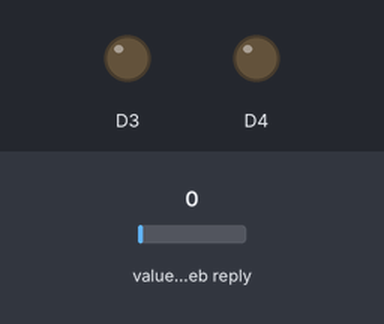
The sketch below on a simulated ESP8266 (NodeMCU). Parts: output pins drawn as LEDs (lit = HIGH). The test bench sets the inputs (shaded band); at power-on: value in the web reply 0. WiFi joins after 1.5 s; servers stay silent unless stated; web services answer with replies made up by the test bench; what the sketch prints to the serial monitor is not drawn.

Above: at 1.9 s.
Timing chart, 0 to 3.6 s (numbered marks = the images above):
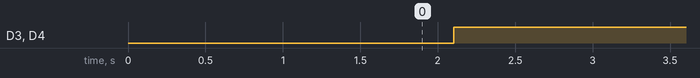

Measured:
- by itself, D3, D4: LOW → HIGH at 2.1 s

The sketch:

NodeMCUThingspeak.ino
```cpp
#include <ESP8266WiFi.h>

#include <ThingSpeak.h>

int  i;
WiFiClient client;

void setup()
{
  i = 0;
  Serial.begin(9600);
  ThingSpeak.begin(client);

  pinMode(2, OUTPUT);
    WiFi.disconnect();
  delay(300);
   WiFi.begin("your ssid wifi","your wifi password");
  while ((!(WiFi.status() == WL_CONNECTED))){
    delay(300);

  }
  Serial.println("Connected!!");
pinMode(D4, OUTPUT);
pinMode(D3, OUTPUT);
}


void loop()
{

    i = (ThingSpeak.readIntField(123456,1,"EHSBADJAHBS123123"));//(your number channel, tabel number,"your API READ")
    if (i == 1) {
      digitalWrite(D4,LOW);
      digitalWrite(D3,LOW);

    }
    if (i == 0) {
      digitalWrite(D4,HIGH);
      digitalWrite(D3,HIGH);

    }
    delay(10000);

}
```
